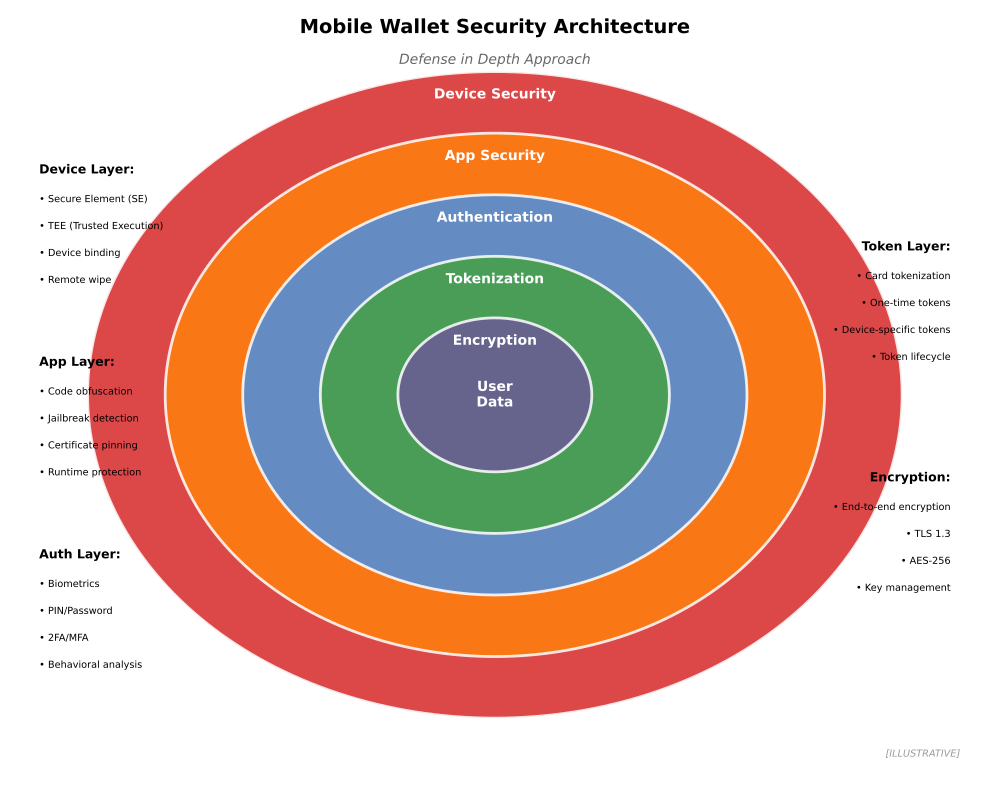

Write Python code to recreate this figure.
"""
Mobile Wallet Security Layers Diagram
Shows the multi-layer security architecture of mobile wallets

Output: mobile_wallet_security.pdf
Module: module_01_fintech
Lesson: 3 - Mobile Wallets
"""

from pathlib import Path
import matplotlib.pyplot as plt
import matplotlib.patches as mpatches
import numpy as np

CHART_METADATA = {
    'title': 'Mobile Wallet Security Architecture',
    'module': 'module_01_fintech',
    'lesson': 3,
    'url': 'https://github.com/Digital-AI-Finance/digital-finance/tree/main/module_01_fintech/figures/mobile_wallet_security'
}

plt.rcParams.update({
    'font.size': 10,
    'axes.labelsize': 10,
})

def create_chart():
    """Create mobile wallet security layers diagram"""
    fig, ax = plt.subplots(figsize=(10, 8))
    ax.set_xlim(0, 10)
    ax.set_ylim(0, 10)
    ax.axis('off')

    # Security layers (concentric)
    layers = [
        (5, 5, 4.2, 'Device Security', '#D62728', 'white'),
        (5, 5, 3.4, 'App Security', '#FF7F0E', 'white'),
        (5, 5, 2.6, 'Authentication', '#4A90E2', 'white'),
        (5, 5, 1.8, 'Tokenization', '#44A044', 'white'),
        (5, 5, 1.0, 'Encryption', '#6B5B95', 'white'),
    ]

    for x, y, r, label, color, text_color in layers:
        circle = mpatches.Circle((x, y), r, facecolor=color, edgecolor='white',
                                  lw=2, alpha=0.85)
        ax.add_patch(circle)
        # Position labels
        ax.text(x, y + r - 0.3, label, ha='center', va='center',
               fontsize=10, fontweight='bold', color=text_color)

    # Center label
    ax.text(5, 5, 'User\nData', ha='center', va='center',
           fontsize=10, fontweight='bold', color='white')

    # Side annotations with security measures
    left_measures = [
        (0.3, 8, 'Device Layer:', ['• Secure Element (SE)', '• TEE (Trusted Execution)',
                                   '• Device binding', '• Remote wipe']),
        (0.3, 5.5, 'App Layer:', ['• Code obfuscation', '• Jailbreak detection',
                                   '• Certificate pinning', '• Runtime protection']),
        (0.3, 3, 'Auth Layer:', ['• Biometrics', '• PIN/Password',
                                 '• 2FA/MFA', '• Behavioral analysis']),
    ]

    right_measures = [
        (9.7, 7, 'Token Layer:', ['• Card tokenization', '• One-time tokens',
                                  '• Device-specific tokens', '• Token lifecycle']),
        (9.7, 4, 'Encryption:', ['• End-to-end encryption', '• TLS 1.3',
                                 '• AES-256', '• Key management']),
    ]

    for x, y, title, measures in left_measures:
        ax.text(x, y, title, fontsize=9, fontweight='bold', va='top')
        for i, m in enumerate(measures):
            ax.text(x, y - 0.4 - i*0.35, m, fontsize=7, va='top')

    for x, y, title, measures in right_measures:
        ax.text(x, y, title, fontsize=9, fontweight='bold', va='top', ha='right')
        for i, m in enumerate(measures):
            ax.text(x, y - 0.4 - i*0.35, m, fontsize=7, va='top', ha='right')

    # Title
    ax.text(5, 9.7, 'Mobile Wallet Security Architecture',
           fontsize=14, fontweight='bold', ha='center')
    ax.text(5, 9.3, 'Defense in Depth Approach',
           fontsize=10, ha='center', style='italic', color='#666666')

    # Synthetic label
    ax.text(9.8, 0.3, '[ILLUSTRATIVE]', fontsize=7, color='#999999',
           ha='right', style='italic')

    plt.tight_layout()

    output_path = Path(__file__).parent / 'mobile_wallet_security.pdf'
    plt.savefig(output_path, format='pdf', dpi=300, bbox_inches='tight')
    plt.close()
    print(f"Chart saved to: {output_path}")
    return output_path

if __name__ == '__main__':
    create_chart()
